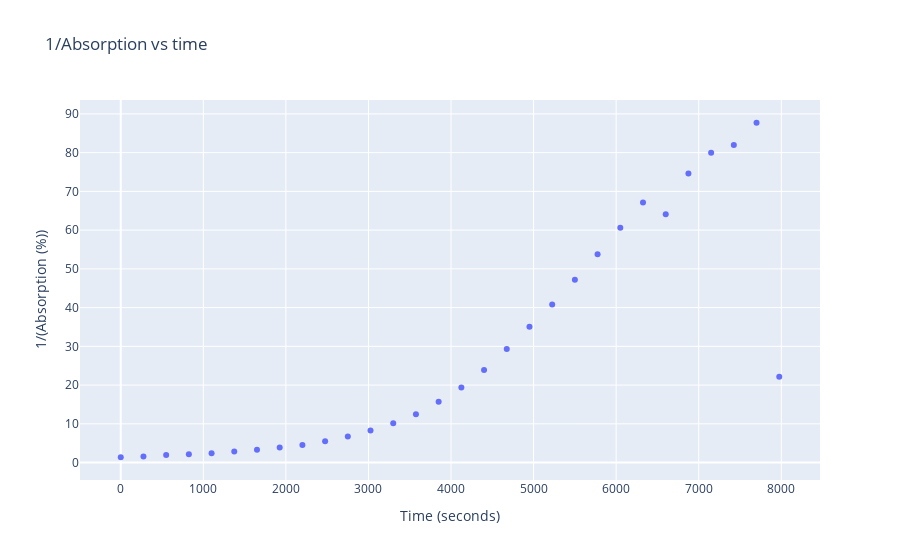

Notebook cell for this chart:
### Markdown cell above
Next, plot 1/Abs vs time.

### Code cell
layout3 = go.Layout(title = "1/Absorption vs time",
                    xaxis= dict(title= 'Time (seconds)'),
                    yaxis= dict(title= '1/(Absorption (%))'))
trace3 = go.Scatter(x = time, y = inv_Abs, mode = 'markers')
fig3 = go.Figure(trace3, layout=layout3)
iplot(fig3)

### Figure 1 — Plotly figure (JSON) as saved in the notebook; plotly's stock layout.template omitted (floating-point values rounded to 4 significant figures)
{"data": [{"mode": "markers", "type": "scatter", "x": [0, 275, 550, 825, 1100, 1375, 1650, 1925, 2200, 2475, 2750, 3025, 3300, 3575, 3850, 4125, 4400, 4675, 4950, 5225, 5500, 5775, 6050, 6325, 6600, 6875, 7150, 7425, 7700, 7975], "y": [1.372, 1.55, 1.927, 2.123, 2.427, 2.841, 3.289, 3.861, 4.545, 5.525, 6.711, 8.264, 10.16, 12.5, 15.67, 19.38, 23.92, 29.33, 35.09, 40.82, 47.17, 53.76, 60.61, 67.11, 64.1, 74.63, 80, 81.97, 87.72, 22.12]}], "layout": {"title": {"text": "1/Absorption vs time"}, "xaxis": {"title": {"text": "Time (seconds)"}}, "yaxis": {"title": {"text": "1/(Absorption (%))"}}}}
